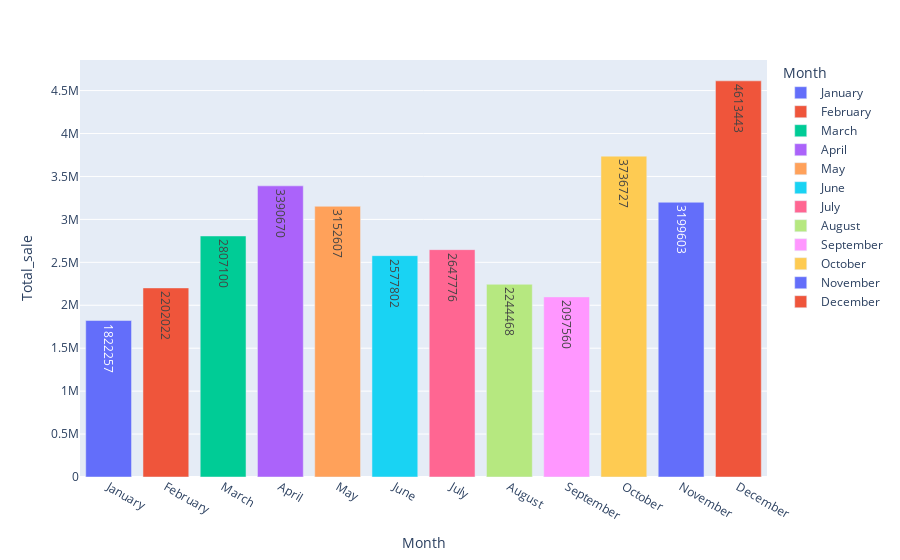

This figure's notebook cell:
### Code cell
fig= px.bar(data_frame=ndf,
            x='Month',
            y='Total_sale',
            text='Total_sale',color='Month')
fig.show()

### Figure 1 — Plotly figure (JSON) as saved in the notebook; plotly's stock layout.template omitted (floating-point values rounded to 4 significant figures)
{"data": [{"alignmentgroup": "True", "hovertemplate": "Month=%{x}<br>Total_sale=%{text}<extra></extra>", "legendgroup": "January", "marker": {"color": "#636efa", "pattern": {"shape": ""}}, "name": "January", "offsetgroup": "January", "orientation": "v", "showlegend": true, "text": [1822257], "textposition": "auto", "type": "bar", "x": ["January"], "xaxis": "x", "y": [1822257], "yaxis": "y"}, {"alignmentgroup": "True", "hovertemplate": "Month=%{x}<br>Total_sale=%{text}<extra></extra>", "legendgroup": "February", "marker": {"color": "#EF553B", "pattern": {"shape": ""}}, "name": "February", "offsetgroup": "February", "orientation": "v", "showlegend": true, "text": [2202022], "textposition": "auto", "type": "bar", "x": ["February"], "xaxis": "x", "y": [2202022], "yaxis": "y"}, {"alignmentgroup": "True", "hovertemplate": "Month=%{x}<br>Total_sale=%{text}<extra></extra>", "legendgroup": "March", "marker": {"color": "#00cc96", "pattern": {"shape": ""}}, "name": "March", "offsetgroup": "March", "orientation": "v", "showlegend": true, "text": [2807100], "textposition": "auto", "type": "bar", "x": ["March"], "xaxis": "x", "y": [2807100], "yaxis": "y"}, {"alignmentgroup": "True", "hovertemplate": "Month=%{x}<br>Total_sale=%{text}<extra></extra>", "legendgroup": "April", "marker": {"color": "#ab63fa", "pattern": {"shape": ""}}, "name": "April", "offsetgroup": "April", "orientation": "v", "showlegend": true, "text": [3390670], "textposition": "auto", "type": "bar", "x": ["April"], "xaxis": "x", "y": [3390670], "yaxis": "y"}, {"alignmentgroup": "True", "hovertemplate": "Month=%{x}<br>Total_sale=%{text}<extra></extra>", "legendgroup": "May", "marker": {"color": "#FFA15A", "pattern": {"shape": ""}}, "name": "May", "offsetgroup": "May", "orientation": "v", "showlegend": true, "text": [3152607], "textposition": "auto", "type": "bar", "x": ["May"], "xaxis": "x", "y": [3152607], "yaxis": "y"}, {"alignmentgroup": "True", "hovertemplate": "Month=%{x}<br>Total_sale=%{text}<extra></extra>", "legendgroup": "June", "marker": {"color": "#19d3f3", "pattern": {"shape": ""}}, "name": "June", "offsetgroup": "June", "orientation": "v", "showlegend": true, "text": [2577802], "textposition": "auto", "type": "bar", "x": ["June"], "xaxis": "x", "y": [2577802], "yaxis": "y"}, {"alignmentgroup": "True", "hovertemplate": "Month=%{x}<br>Total_sale=%{text}<extra></extra>", "legendgroup": "July", "marker": {"color": "#FF6692", "pattern": {"shape": ""}}, "name": "July", "offsetgroup": "July", "orientation": "v", "showlegend": true, "text": [2647776], "textposition": "auto", "type": "bar", "x": ["July"], "xaxis": "x", "y": [2647776], "yaxis": "y"}, {"alignmentgroup": "True", "hovertemplate": "Month=%{x}<br>Total_sale=%{text}<extra></extra>", "legendgroup": "August", "marker": {"color": "#B6E880", "pattern": {"shape": ""}}, "name": "August", "offsetgroup": "August", "orientation": "v", "showlegend": true, "text": [2244468], "textposition": "auto", "type": "bar", "x": ["August"], "xaxis": "x", "y": [2244468], "yaxis": "y"}, {"alignmentgroup": "True", "hovertemplate": "Month=%{x}<br>Total_sale=%{text}<extra></extra>", "legendgroup": "September", "marker": {"color": "#FF97FF", "pattern": {"shape": ""}}, "name": "September", "offsetgroup": "September", "orientation": "v", "showlegend": true, "text": [2097560], "textposition": "auto", "type": "bar", "x": ["September"], "xaxis": "x", "y": [2097560], "yaxis": "y"}, {"alignmentgroup": "True", "hovertemplate": "Month=%{x}<br>Total_sale=%{text}<extra></extra>", "legendgroup": "October", "marker": {"color": "#FECB52", "pattern": {"shape": ""}}, "name": "October", "offsetgroup": "October", "orientation": "v", "showlegend": true, "text": [3736727], "textposition": "auto", "type": "bar", "x": ["October"], "xaxis": "x", "y": [3736727], "yaxis": "y"}, {"alignmentgroup": "True", "hovertemplate": "Month=%{x}<br>Total_sale=%{text}<extra></extra>", "legendgroup": "November", "marker": {"color": "#636efa", "pattern": {"shape": ""}}, "name": "November", "offsetgroup": "November", "orientation": "v", "showlegend": true, "text": [3199603], "textposition": "auto", "type": "bar", "x": ["November"], "xaxis": "x", "y": [3199603], "yaxis": "y"}, {"alignmentgroup": "True", "hovertemplate": "Month=%{x}<br>Total_sale=%{text}<extra></extra>", "legendgroup": "December", "marker": {"color": "#EF553B", "pattern": {"shape": ""}}, "name": "December", "offsetgroup": "December", "orientation": "v", "showlegend": true, "text": [4613443], "textposition": "auto", "type": "bar", "x": ["December"], "xaxis": "x", "y": [4613443], "yaxis": "y"}], "layout": {"barmode": "relative", "legend": {"title": {"text": "Month"}, "tracegroupgap": 0}, "margin": {"t": 60}, "xaxis": {"anchor": "y", "categoryarray": ["January", "February", "March", "April", "May", "June", "July", "August", "September", "October", "November", "December"], "categoryorder": "array", "domain": [0, 1], "title": {"text": "Month"}}, "yaxis": {"anchor": "x", "domain": [0, 1], "title": {"text": "Total_sale"}}}}
